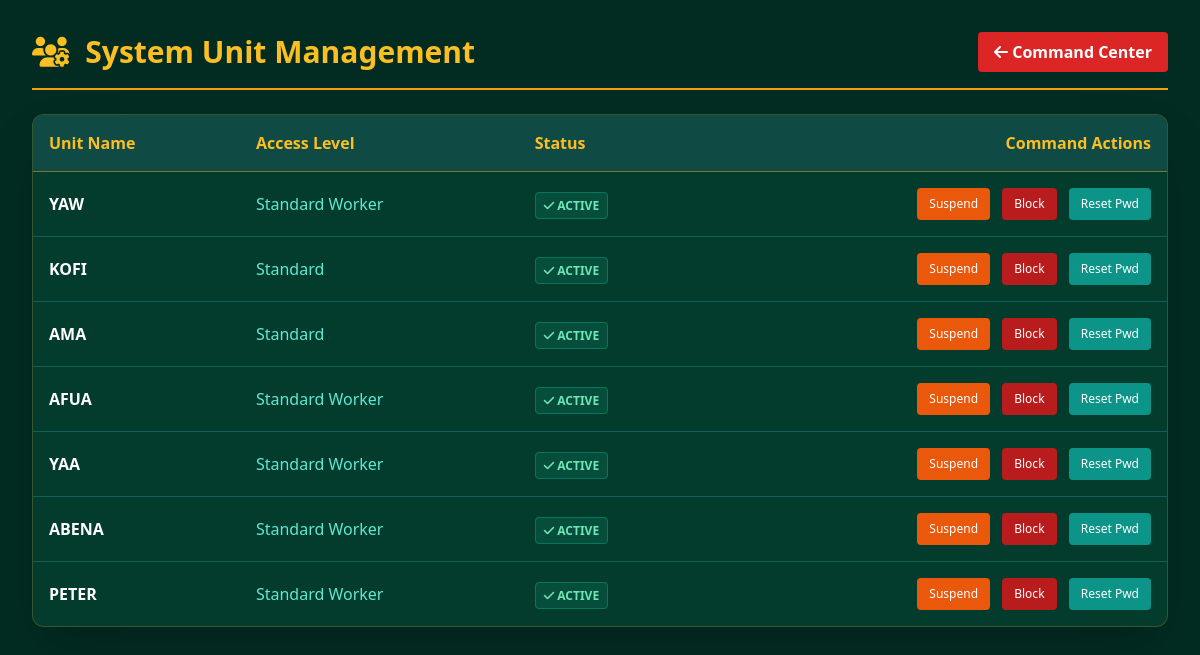
The page /dashboard/manage-workers/ (signed in) on the database its author committed.
### accounts/models.py (models this page shows, shortened)
class CustomUser(AbstractUser):
    is_worker = models.BooleanField(default=False)
    is_admin = models.BooleanField(default=False)

### dashboard/models.py (models this page shows, shortened)
class WorkerProfile(models.Model):
    user = models.OneToOneField(USER_MODEL, on_delete=models.CASCADE, related_name='worker_profile')
    access_level = models.CharField(max_length=50, default='Standard Worker', blank=True)
    is_suspended = models.BooleanField(default=False)
    is_blocked = models.BooleanField(default=False)
    updated_at = models.DateTimeField(auto_now=True)

### dashboard/views.py (the view)
# urls.py: path('manage-workers/', views.manage_workers, name='manage_workers'),
@login_required
def manage_workers(request):
    workers = User.objects.exclude(is_superuser=True).prefetch_related('worker_profile')
    return render(request, 'dashboard/manage_workers.html', {
        'forum_name': FORUM_BRANDING,
        'workers': workers
    })

### dashboard/templates/dashboard/manage_workers.html (shortened to what this page needs)
<!DOCTYPE html>
<html lang="en">
<head>
    <script src="https://cdn.tailwindcss.com"></script>
    <link rel="stylesheet" href="https://cdnjs.cloudflare.com/ajax/libs/font-awesome/6.4.0/css/all.min.css">
</head>
<body class="p-8">
    <div class="max-w-6xl mx-auto">
        <div class="flex justify-between items-center mb-6 border-b-2 border-amber-500 pb-4">
            <h1 class="text-3xl font-bold text-amber-400"><i class="fa-solid fa-users-gear mr-2"></i> System Unit Management</h1>
            <a href="{% url 'dashboard:admin_dashboard' %}" class="bg-red-600 px-4 py-2 rounded font-bold text-white"><i class="fa-solid fa-arrow-left"></i> Command Center</a>
        </div>
        <div class="bg-panel rounded-xl overflow-hidden shadow-2xl">
            <table class="w-full text-left border-collapse">
                <thead>
                    <tr class="bg-teal-900/80 border-b border-amber-500/50">
                        <th class="p-4 text-amber-400">Unit Name</th>
                        <th class="p-4 text-amber-400">Access Level</th>
                        <th class="p-4 text-amber-400">Status</th>
                        <th class="p-4 text-amber-400 text-right">Command Actions</th>
                    </tr>
                </thead>
                <tbody class="divide-y divide-teal-800">
                    {% for worker in workers %}
                    {% with profile=worker.worker_profile %}
                    <tr class="hover:bg-teal-800/30 transition">
                        <td class="p-4 font-bold text-white">{{ worker.username }}</td>
                        <td class="p-4 text-teal-300">{{ profile.access_level|default:"Standard" }}</td>
                        <td class="p-4">
                            {% if profile.is_blocked %}
                                <span class="bg-red-900 text-red-300 px-2 py-1 rounded text-xs font-bold border border-red-700"><i class="fa-solid fa-lock"></i> BLOCKED</span>
                            {% elif profile.is_suspended %}
                                <span class="bg-orange-900 text-orange-300 px-2 py-1 rounded text-xs font-bold border border-orange-700"><i class="fa-solid fa-pause"></i> SUSPENDED</span>
                            {% else %}
                                <span class="bg-emerald-900 text-emerald-300 px-2 py-1 rounded text-xs font-bold border border-emerald-700"><i class="fa-solid fa-check"></i> ACTIVE</span>
                            {% endif %}
                        </td>
                        <td class="p-4 text-right space-x-2">
                            <a href="{% url 'dashboard:manage_worker' worker.id 'suspend' %}" class="inline-block bg-orange-600 hover:bg-orange-500 text-white text-xs px-3 py-2 rounded transition">
                                {% if profile.is_suspended %}Reactivate{% else %}Suspend{% endif %}
                            </a>
                            <a href="{% url 'dashboard:manage_worker' worker.id 'block' %}" class="inline-block bg-red-700 hover:bg-red-600 text-white text-xs px-3 py-2 rounded transition">
                                {% if profile.is_blocked %}Unblock{% else %}Block{% endif %}
                            </a>
                            <a href="{% url 'dashboard:manage_worker' worker.id 'reset_pwd' %}" class="inline-block bg-teal-600 hover:bg-teal-500 text-white text-xs px-3 py-2 rounded transition" onclick="return confirm('Confirm password reset for {{ worker.username }}?');">
                                Reset Pwd
                            </a>
                        </td>
                    </tr>
                    {% endwith %}
                    {% empty %}
                    <tr>
                        <td colspan="4" class="p-8 text-center text-teal-500 font-bold">No active worker units found in the matrix.</td>
                    </tr>
                    {% endfor %}
                </tbody>
            </table>
        </div>
    </div>
</body>
</html>

### dashboard/templates/dashboard/manage_workers.html (style rules this page uses)
body { background-color: #022c22; color: #e2e8f0; }
.bg-panel { background: rgba(6, 78, 59, 0.45); border: 1px solid rgba(212, 175, 55, 0.25); }

### rows shown on the page
CustomUser: username "YAW", worker_profile.access_level "Standard Worker"
CustomUser: username "KOFI", worker_profile.access_level "Standard"
CustomUser: username "AMA", worker_profile.access_level "Standard"
CustomUser: username "AFUA", worker_profile.access_level "Standard Worker"
CustomUser: username "YAA", worker_profile.access_level "Standard Worker"
CustomUser: username "ABENA", worker_profile.access_level "Standard Worker"
CustomUser: username "PETER", worker_profile.access_level "Standard Worker"
